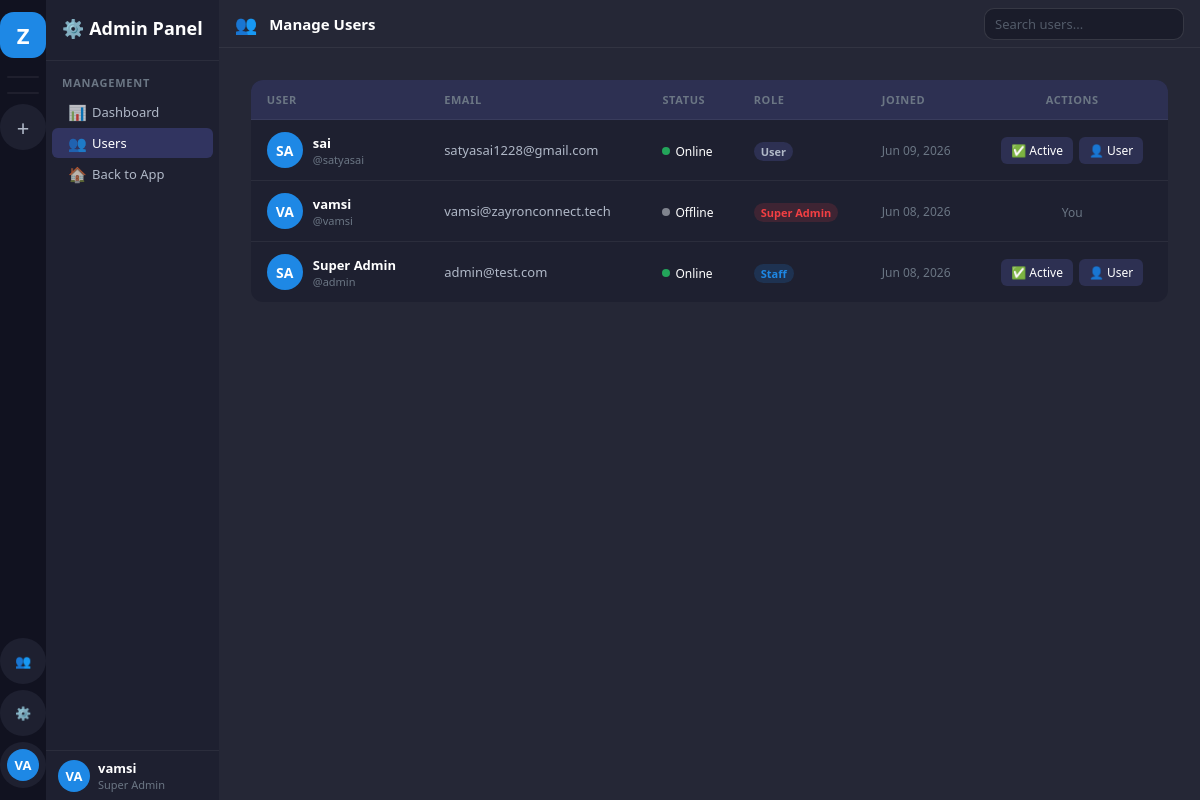
The app's page /admin-panel/users/ (signed in), older data.
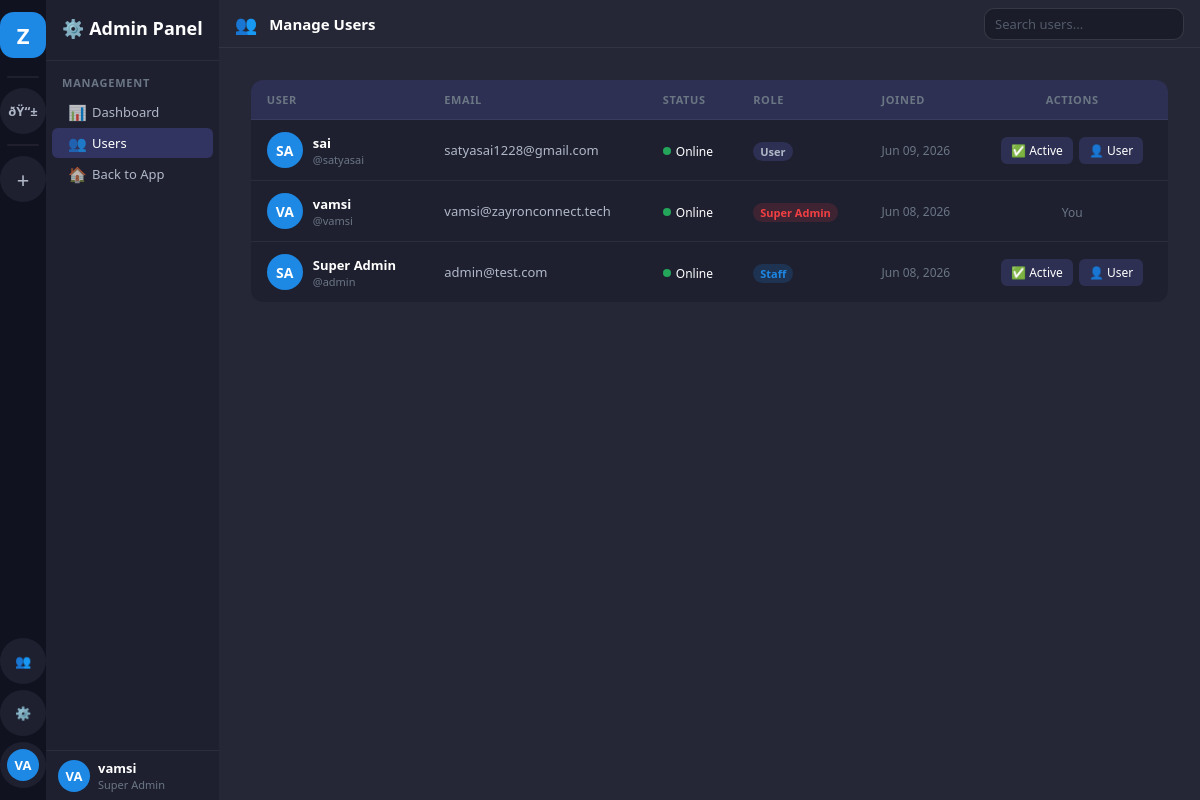
The same page, newer data.
### accounts/models.py (models this page shows, shortened)
class User(AbstractUser):
    ROLE_CHOICES = [
        ('super_admin', 'Super Admin'),
        ('hr', 'HR'),
        ('employee', 'Employee'),
    ]
    STATUS_CHOICES = [
        ('online', 'Online'),
        ('offline', 'Offline'),
        ('busy', 'Busy'),
        ('away', 'Away'),
    ]
    display_name = models.CharField(max_length=100, blank=True)
    avatar = models.ImageField(upload_to='avatars/', null=True, blank=True)
    is_super_admin = models.BooleanField(default=False)  # Legacy, kept for compatibility
    role = models.CharField(max_length=20, default='employee', choices=ROLE_CHOICES)
    status = models.CharField(max_length=20, default='offline', choices=STATUS_CHOICES)
    bio = models.TextField(blank=True)
    phone = models.CharField(max_length=20, blank=True)
    created_by = models.ForeignKey('self', on_delete=models.SET_NULL, null=True, blank=True, related_name='created_users')
    class Meta:
        db_table = 'zc_users'
    def get_display_name(self):
        return self.display_name or self.get_full_name() or self.username
    def get_status_color(self):
        return {
            'online': '#23a55a',
            'offline': '#80848e',
            'busy': '#f23f43',
            'away': '#f0b232',
        }.get(self.status, '#80848e')
    def get_initials(self):
        name = self.get_display_name()
        parts = name.split()
        if len(parts) >= 2:
            return (parts[0][0] + parts[1][0]).upper()
        return name[:2].upper() if name else 'U'

### workspace/models.py (models this page shows, shortened)
class Project(models.Model):
    name = models.CharField(max_length=200)
    description = models.TextField(blank=True)
    icon = models.CharField(max_length=10, default='💼')
    color = models.CharField(max_length=7, default='#7c5cbf')
    created_by = models.ForeignKey(User, on_delete=models.CASCADE, related_name='created_projects')
    members = models.ManyToManyField(User, through='ProjectMember', related_name='projects')
    created_at = models.DateTimeField(auto_now_add=True)
    is_active = models.BooleanField(default=True)
    invite_code = models.CharField(max_length=20, unique=True, blank=True)
    class Meta:
        db_table = 'zc_projects'
        ordering = ['-created_at']

### accounts/views.py (the view)
# urls.py: path('admin-panel/users/', views.admin_users, name='admin_users'),
@login_required
def admin_users(request):
    if not (request.user.is_super_admin or request.user.is_staff):
        return redirect('dashboard')
    users = User.objects.all().order_by('-date_joined')
    return render(request, 'admin_panel/users.html', {
        'users': users,
        'all_projects': request.user.projects.filter(is_active=True),
    })

### templates/admin_panel/users.html (shortened to what the changed rows need)
{% extends 'base.html' %}
{% block sidebar %}
<nav class="sidebar-channels">
  <div class="sc-header">
    <h2>⚙️ Admin Panel</h2>
  </div>
  <div class="sc-userbar">
    <div class="avatar avatar-32" style="background:var(--accent)">{{ user.get_initials }}</div>
    <div style="flex:1;min-width:0"><div class="ub-name">{{ user.get_display_name }}</div><div class="ub-tag">Super Admin</div></div>
  </div>
</nav>
{% endblock %}
{% block content %}
<div class="dashboard-content">
  <div style="background:var(--bg-sidebar-r);border-radius:12px;overflow:hidden">
    <table style="width:100%;border-collapse:collapse" id="users-table">
      <thead>
        <tr style="background:var(--bg-hover)">
          <th style="text-align:left;padding:12px 16px;font-size:11px;color:var(--text-3);text-transform:uppercase;letter-spacing:.6px">User</th>
          <th style="text-align:left;padding:12px 16px;font-size:11px;color:var(--text-3);text-transform:uppercase;letter-spacing:.6px">Email</th>
          <th style="text-align:left;padding:12px 16px;font-size:11px;color:var(--text-3);text-transform:uppercase;letter-spacing:.6px">Status</th>
          <th style="text-align:left;padding:12px 16px;font-size:11px;color:var(--text-3);text-transform:uppercase;letter-spacing:.6px">Role</th>
          <th style="text-align:left;padding:12px 16px;font-size:11px;color:var(--text-3);text-transform:uppercase;letter-spacing:.6px">Joined</th>
          <th style="text-align:center;padding:12px 16px;font-size:11px;color:var(--text-3);text-transform:uppercase;letter-spacing:.6px">Actions</th>
        </tr>
      </thead>
      <tbody>
        {% for u in users %}
        <tr style="border-top:1px solid var(--border)" id="user-row-{{ u.id }}" data-name="{{ u.get_display_name|lower }} {{ u.username|lower }} {{ u.email|lower }}">
          <td style="padding:12px 16px">
            <div style="display:flex;align-items:center;gap:10px">
              <div class="avatar avatar-36" style="background:var(--accent)">
                {% if u.avatar %}<img src="{{ u.avatar.url }}" alt="">{% else %}{{ u.get_initials }}{% endif %}
              </div>
              <div>
                <div style="font-size:13px;font-weight:600">{{ u.get_display_name }}</div>
                <div style="font-size:11px;color:var(--text-3)">@{{ u.username }}</div>
              </div>
            </div>
          </td>
          <td style="padding:12px 16px;font-size:13px;color:var(--text-2)">{{ u.email }}</td>
          <td style="padding:12px 16px">
            <span style="display:inline-flex;align-items:center;gap:5px;font-size:12px">
              <span style="width:8px;height:8px;border-radius:50%;background:{{ u.get_status_color }}"></span>
              {{ u.get_status_display }}
            </span>
          </td>
          <td style="padding:12px 16px">
            {% if u.is_super_admin %}<span class="badge badge-danger">Super Admin</span>
            {% elif u.is_staff %}<span class="badge badge-accent">Staff</span>
            {% else %}<span class="badge" style="background:var(--bg-hover);color:var(--text-2)">User</span>{% endif %}
          </td>
          <td style="padding:12px 16px;font-size:12px;color:var(--text-3)">{{ u.date_joined|date:"M d, Y" }}</td>
          <td style="padding:12px 16px;text-align:center">
            {% if u != user %}
            <div style="display:flex;gap:6px;justify-content:center">
              <button class="btn btn-sm {% if u.is_active %}btn-secondary{% else %}btn-danger{% endif %}"
                      onclick="toggleUser({{ u.id }}, this)"
                      data-active="{{ u.is_active|yesno:'true,false' }}"
                      title="{% if u.is_active %}Disable{% else %}Enable{% endif %}">
                {% if u.is_active %}✅ Active{% else %}❌ Disabled{% endif %}
              </button>
              <button class="btn btn-sm btn-secondary"
                      onclick="toggleAdmin({{ u.id }}, this)"
                      title="Toggle admin">
                {% if u.is_super_admin %}👑 Admin{% else %}👤 User{% endif %}
              </button>
            </div>
            {% else %}
            <span style="font-size:12px;color:var(--text-3)">You</span>
            {% endif %}
          </td>
        </tr>
        {% endfor %}
      </tbody>
    </table>
  </div>
</div>
{% endblock %}

### templates/base.html (shortened to what this page needs)
<!DOCTYPE html>
<html lang="en">
<head>
<link rel="stylesheet" href="/static/css/main.css">
</head>
<body>
<div class="app-shell">
  <nav class="sidebar-projects" id="sidebar-projects">
    <a href="/dashboard/" class="sp-btn sp-logo" title="ZayronConnect">Z</a>
    <div class="sp-divider"></div>
    {% for project in all_projects %}
    <a href="/project/{{ project.id }}/"
       class="sp-btn {% if current_project and current_project.id == project.id %}active{% endif %}"
       title="{{ project.name }}"
       style="{% if current_project and current_project.id == project.id %}background:{{ project.color }}{% endif %}">
      {{ project.icon }}
    </a>
    {% endfor %}
    <div class="sp-divider"></div>
    <a href="/project/create/" class="sp-btn" title="New Project">
      <span style="font-size:22px;font-weight:300">+</span>
    </a>
    {% if user.is_super_admin %}
    <a href="{% url 'user_management' %}" class="sp-btn" title="User Management">
      👥
    </a>
    {% endif %}
    {% if user.is_super_admin or user.is_staff %}
    <a href="/admin-panel/" class="sp-btn" title="Admin Panel">
      ⚙️
    </a>
    {% endif %}
    <a href="/profile/" class="sp-btn" title="Profile">
      <div class="avatar avatar-32" style="background:var(--accent)">{{ user.get_initials }}</div>
    </a>
  </nav>
  {% block sidebar %}{% endblock %}
  <main class="main-content" id="main-content">
    {% block content %}{% endblock %}
  </main>
</div>
</body>
</html>

Row changes from the older to the newer data that the page shows:
added Project: icon "ðŸ“±"
changed User "VA": status "Offline" → "Online"
